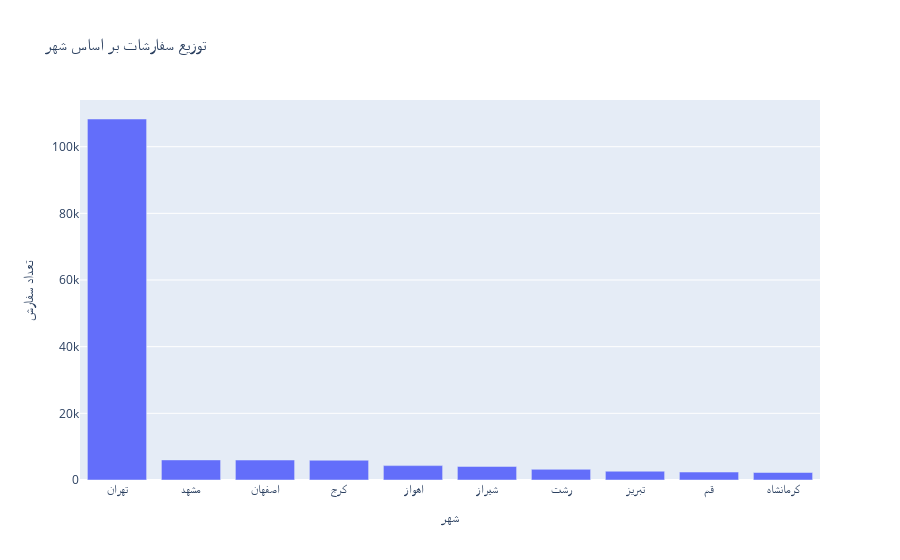

The notebook cell saved with this chart:
### Code cell
fig = px.bar (x = cityes , y = amount , title = 'توزیع سفارشات بر اساس شهر' ,labels={'x':'شهر','y':'تعداد سفارش'})
fig.show()

### Figure 1 — Plotly figure (JSON) as saved in the notebook; plotly's stock layout.template omitted (floating-point values rounded to 4 significant figures)
{"data": [{"hovertemplate": "شهر=%{x}<br>تعداد سفارش=%{y}<extra></extra>", "legendgroup": "", "marker": {"color": "#636efa", "pattern": {"shape": ""}}, "name": "", "orientation": "v", "showlegend": false, "textposition": "auto", "type": "bar", "x": ["تهران", "مشهد", "اصفهان", "کرج", "اهواز", "شیراز", "رشت", "تبریز", "قم", "کرمانشاه"], "xaxis": "x", "y": [108306, 6024, 5992, 5934, 4313, 4065, 3204, 2630, 2388, 2248], "yaxis": "y"}], "layout": {"barmode": "relative", "legend": {"tracegroupgap": 0}, "title": {"text": "توزیع سفارشات بر اساس شهر"}, "xaxis": {"anchor": "y", "domain": [0, 1], "title": {"text": "شهر"}}, "yaxis": {"anchor": "x", "domain": [0, 1], "title": {"text": "تعداد سفارش"}}}}
